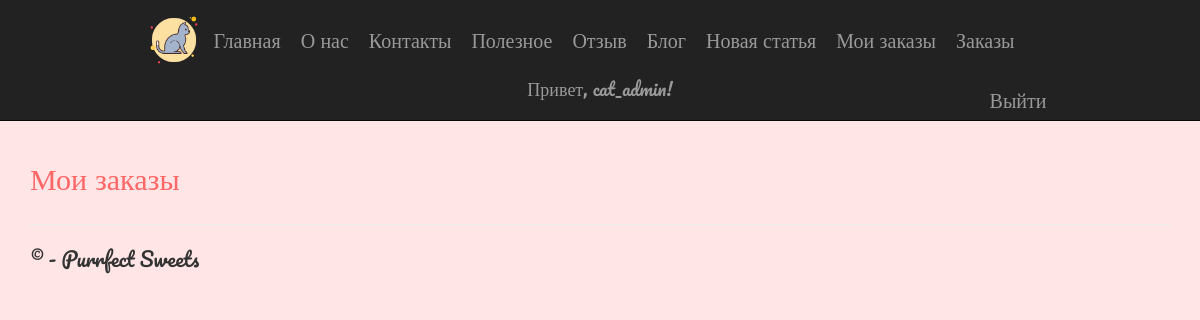
/my_orders/ (signed in), run on an earlier commit of the app's database.
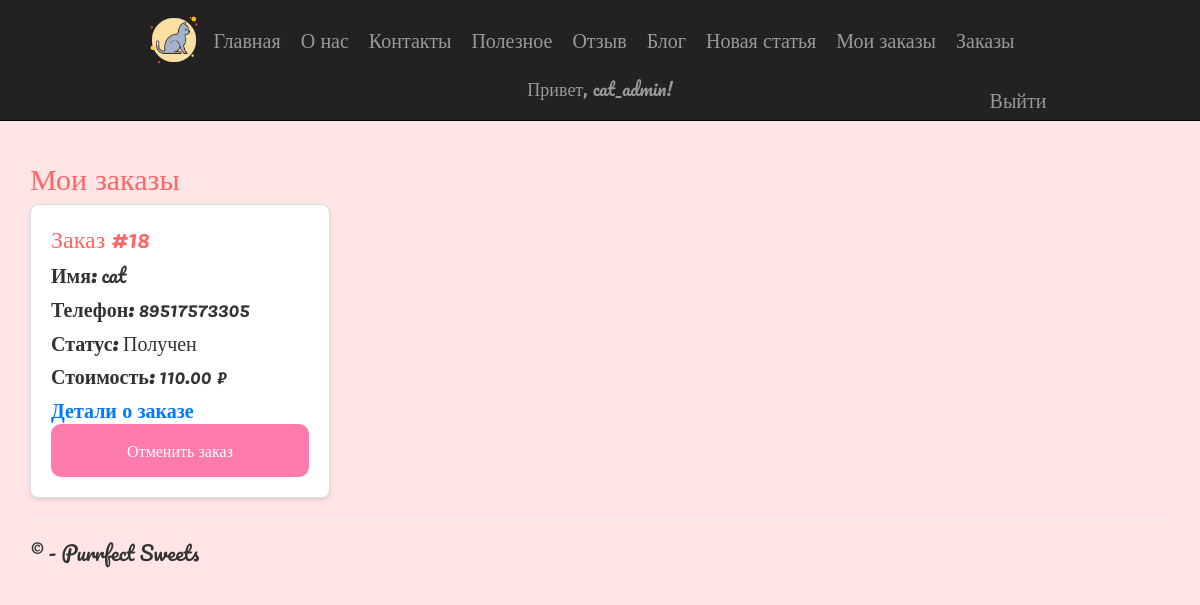
And on a later commit of the database.
### app/models.py (models this page shows, shortened)
class Order(models.Model):
    STATUS_CHOICES = [
        ('created', 'Создан'),
        ('in_transit', 'В пути'),
        ('received', 'Получен'),
        ('cancelled', 'Отменен'),
    ]
    user = models.ForeignKey(User, on_delete=models.CASCADE, verbose_name="Пользователь")
    name = models.CharField(max_length=100, verbose_name="Имя")
    phone = models.CharField(max_length=15, verbose_name="Телефон")
    payment_method = models.CharField(max_length=10, choices=[('cash', 'Наличные'), ('card', 'Карта')], verbose_name="Способ оплаты")
    created_at = models.DateTimeField(auto_now_add=True, verbose_name="Дата создания")
    status = models.CharField(max_length=20, choices=STATUS_CHOICES, default='created', verbose_name="Статус заказа")
    total_amount = models.DecimalField(max_digits=10, decimal_places=2, verbose_name="Итоговая сумма")
    class Meta:
        verbose_name = "Заказ"
        verbose_name_plural = "Заказы"

### app/views.py (the view)
# urls.py: path('my_orders/', views.my_orders, name='my_orders'),
@login_required
def my_orders(request):
    orders = Order.objects.filter(user=request.user)
    return render(request, 'app/my_orders.html', {'orders': orders})

### app/templates/app/my_orders.html (shortened to what this page needs)
{% extends "app/layout.html" %}
{% block content %}
<h2>Мои заказы</h2>
<div class="orders-container">
    {% for order in orders %}
    <div class="order-card">
        <h3>Заказ #{{ order.id }}</h3>
        <p><strong>Имя:</strong> {{ order.name }}</p>
        <p><strong>Телефон:</strong> {{ order.phone }}</p>
        <p><strong>Статус:</strong> {{ order.get_status_display }}</p>
        <p><strong>Стоимость:</strong> {{ order.total_amount }} ₽</p>
        <details>
            <summary>Детали о заказе</summary>
        </details>
        <button class="cancel-order-btn checkout-btn" data-order-id="{{ order.id }}">Отменить заказ</button>
    </div>
    {% endfor %}
</div>
{% endblock %}

What changed in the data, as far as the page shows it:
added Order: id "18", name "cat", phone "89517573305", status "Получен", total_amount "110.00"
